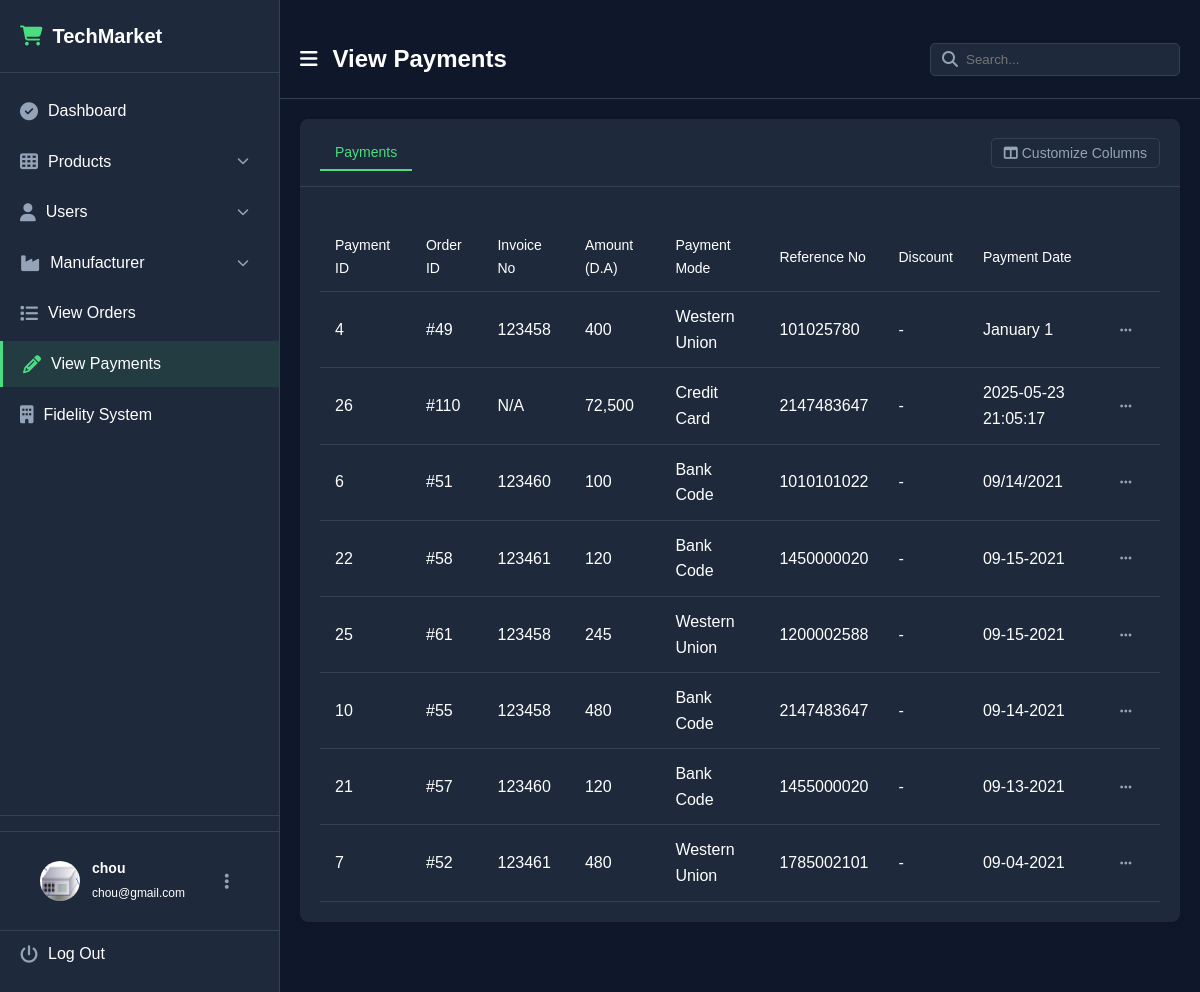
The page /view-payments.php (signed in) on the database its author committed.
### tables this page shows
CREATE TABLE `payments` (
  `payment_id` int(10) NOT NULL,
  `order_id` int(10) NOT NULL,
  `amount` int(10) NOT NULL,
  `payment_mode` text NOT NULL,
  `ref_no` int(10) NOT NULL,
  `code` int(10) NOT NULL,
  `payment_date` text NOT NULL
);

CREATE TABLE `customer_orders` (
  `order_id` int(10) NOT NULL,
  `customer_id` int(10) NOT NULL,
  `due_amount` int(100) NOT NULL,
  `invoice_no` int(100) NOT NULL,
  `order_date` timestamp NOT NULL DEFAULT current_timestamp() ON UPDATE current_timestamp(),
  `order_status` text NOT NULL,
  `has_discount` tinyint(1) NOT NULL DEFAULT 0,
  `discount_id` int(11) DEFAULT NULL,
  `shipping_address` text NOT NULL,
  `city` text NOT NULL,
  `postal_code` text NOT NULL,
  `phone` varchar(255) NOT NULL,
  `subtotal` decimal(10,2) NOT NULL,
  `shipping_cost` decimal(10,2) NOT NULL,
  `total_amount` decimal(10,2) NOT NULL,
  `checked` tinyint(1) NOT NULL
);

### view-payments.php (the view, shortened to what this page needs)
<?php
$conn = mysqli_connect("localhost:3307", "root", "", "ecom_store");
$payments_query = "
    SELECT p.*, co.invoice_no, d.code as discount_code, d.discount_type, d.discount_value
    FROM payments p
    LEFT JOIN customer_orders co ON p.order_id = co.order_id
    LEFT JOIN discounts d ON co.discount_id = d.id
    ORDER BY p.payment_date DESC";
$payments_result = mysqli_query($conn, $payments_query);
$payments = [];
if ($payments_result && mysqli_num_rows($payments_result) > 0) {
    while ($payment = mysqli_fetch_assoc($payments_result)) {
        $payments[] = $payment;
    }
}
?>
<!DOCTYPE html>
<html lang="en">
<head>
    <link rel="stylesheet" href="styles.css">
    <link rel="stylesheet" href="https://cdnjs.cloudflare.com/ajax/libs/font-awesome/6.4.0/css/all.min.css">
</head>
<body class="dark-theme">
    <div class="dashboard-container">
        <aside class="sidebar">
            <div class="sidebar-header">
                <div class="logo">
                    <i class="fas fa-shopping-cart"></i>
                    <span><span class="text-green">Tech</span>Market</span>
                </div>
            </div>
            <div class="sidebar-content">
                <nav class="sidebar-menu">
                    <ul>
                        <li>
                            <a href="dashboard.php">
                                <i class="fa-solid fa-circle-check"></i>
                                <span>Dashboard</span>
                            </a>
                        </li>
                        <li class="has-submenu">
                            <a href="#" class="submenu-toggle">
                                <i class="fa-solid fa-table-cells"></i>
                                <span>Products</span>
                                <i class="fa-solid fa-chevron-down submenu-icon"></i>
                            </a>
                        </li>
                        <li class="has-submenu">
                            <a href="#" class="submenu-toggle">
                                <i class="fa-solid fa-user"></i>
                                <span>Users</span>
                                <i class="fa-solid fa-chevron-down submenu-icon"></i>
                            </a>
                        </li>
                        <li class="has-submenu">
                            <a href="#" class="submenu-toggle">
                                <i class="fa-solid fa-industry"></i>
                                <span>Manufacturer</span>
                                <i class="fa-solid fa-chevron-down submenu-icon"></i>
                            </a>
                        </li>
                        <li>
                            <a href="view-orders.php">
                                <i class="fa-solid fa-list"></i>
                                <span>View Orders</span>
                            </a>
                        </li>
                        <li class="active">
                            <a href="view-payments.php">
                                <i class="fa-solid fa-pencil"></i>
                                <span>View Payments</span>
                            </a>
                        </li>
                        <li>
                            <a href="fidelity-system.php">
                                <i class="fa-solid fa-building"></i>
                                <span>Fidelity System</span>
                            </a>
                        </li>
                    </ul>
                </nav>
            </div>
            <div class="sidebar-footer">
                <ul>
                    <li class="user-profile">
                        <a href="profile.php">
                            <img src="<?php echo $_SESSION['admin_image'] ? 'admin_images/' . htmlspecialchars($_SESSION['admin_image']) : 'admin_images/default-profile.png'; ?>" alt="Admin Profile" class="profile-image">
                            <div class="user-info">
                                <span class="user-name"><?php echo htmlspecialchars($_SESSION['admin_name']); ?></span>
                                <span class="user-email"><?php echo htmlspecialchars($_SESSION['admin_email']); ?></span>
                            </div>
                            <i class="fa-solid fa-ellipsis-vertical menu-dots"></i>
                        </a>
                    </li>
                    <li class="logout-item">
                        <a href="logout.php">
                            <i class="fa-solid fa-power-off"></i>
                            <span>Log Out</span>
                        </a>
                    </li>
                </ul>
            </div>
        </aside>
        <main class="main-content">
            <header class="main-header">
                <div class="header-left">
                    <button id="sidebar-toggle" class="sidebar-toggle">
                        <i class="fa-solid fa-bars"></i>
                    </button>
                    <h1>View Payments</h1>
                </div>
                <div class="header-right">
                    <div class="search-container">
                        <input type="search" placeholder="Search...">
                        <i class="fa-solid fa-search"></i>
                    </div>
                </div>
            </header>
            <div class="content-wrapper">
                <div class="table-section">
                    <div class="card">
                        <div class="card-header table-header">
                            <div class="tabs">
                                <button class="tab active" data-tab="payments">Payments</button>
                            </div>
                            <div class="table-actions">
                                <button class="btn btn-outline">
                                    <i class="fa-solid fa-columns"></i>
                                    Customize Columns
                                </button>
                            </div>
                        </div>
                        <div class="card-content">
                            <div class="tab-content active" id="payments">
                                <?php if (empty($payments)): ?>
                                    <div class="empty-state">No payments found.</div>
                                <?php else: ?>
                                    <table class="data-table">
                                        <thead>
                                            <tr>
                                                <th>Payment ID</th>
                                                <th>Order ID</th>
                                                <th>Invoice No</th>
                                                <th>Amount (D.A)</th>
                                                <th>Payment Mode</th>
                                                <th>Reference No</th>
                                                <th>Discount</th>
                                                <th>Payment Date</th>
                                                <th class="actions-column"></th>
                                            </tr>
                                        </thead>
                                        <tbody>
                                            <?php foreach ($payments as $payment): ?>
                                                <tr>
                                                    <td><?php echo htmlspecialchars($payment['payment_id']); ?></td>
                                                    <td>#<?php echo htmlspecialchars($payment['order_id']); ?></td>
                                                    <td><?php echo htmlspecialchars($payment['invoice_no'] ?: 'N/A'); ?></td>
                                                    <td><?php echo number_format($payment['amount'], 0); ?></td>
                                                    <td><?php echo htmlspecialchars($payment['payment_mode']); ?></td>
                                                    <td><?php echo htmlspecialchars($payment['ref_no']); ?></td>
                                                    <td>
                                                        <?php if (!empty($payment['discount_code'])): ?>
                                                            <?php echo htmlspecialchars($payment['discount_code']); ?>
                                                            (<?php echo $payment['discount_type'] === 'percentage' ? $payment['discount_value'] . '%' : number_format($payment['discount_value'], 0) . ' D.A'; ?>)
                                                        <?php else: ?>
                                                            -
                                                        <?php endif; ?>
                                                    </td>
                                                    <td><?php echo htmlspecialchars($payment['payment_date']); ?></td>
                                                    <td class="actions-column">
                                                        <button class="btn-icon" disabled>
                                                            <i class="fa-solid fa-ellipsis-h"></i>
                                                        </button>
                                                    </td>
                                                </tr>
                                            <?php endforeach; ?>
                                        </tbody>
                                    </table>
                                <?php endif; ?>
                            </div>
                        </div>
                    </div>
                </div>
            </div>
        </main>
    </div>
</body>
</html>

### rows shown on the page
payments: payment_id "4", order "49", order.invoice_no "123458", amount "400", payment_mode "Western Union", ref_no "101025780", payment_date "January 1"
payments: payment_id "26", order "110", order.invoice_no "N/A", amount "72,500", payment_mode "Credit Card", ref_no "2147483647", payment_date "2025-05-23 21:05:17"
payments: payment_id "6", order "51", order.invoice_no "123460", amount "100", payment_mode "Bank Code", ref_no "1010101022", payment_date "09/14/2021"
payments: payment_id "22", order "58", order.invoice_no "123461", amount "120", payment_mode "Bank Code", ref_no "1450000020", payment_date "09-15-2021"
payments: payment_id "25", order "61", order.invoice_no "123458", amount "245", payment_mode "Western Union", ref_no "1200002588", payment_date "09-15-2021"
payments: payment_id "10", order "55", order.invoice_no "123458", amount "480", payment_mode "Bank Code", ref_no "2147483647", payment_date "09-14-2021"
payments: payment_id "21", order "57", order.invoice_no "123460", amount "120", payment_mode "Bank Code", ref_no "1455000020", payment_date "09-13-2021"
payments: payment_id "7", order "52", order.invoice_no "123461", amount "480", payment_mode "Western Union", ref_no "1785002101", payment_date "09-04-2021"

### other values the page prints
$_SESSION['admin_name'] "chou"
$_SESSION['admin_email'] "chou@gmail.com"
